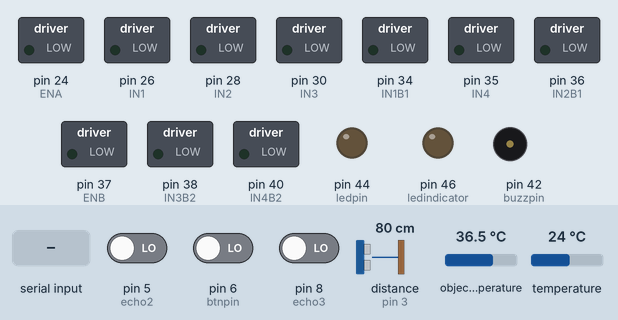
The sketch below on a simulated Arduino Mega 2560, built with avr-gcc and run on an emulated ATmega2560. Shown: switched loads named in the sketch (green lamp = pin HIGH), output pins drawn as LEDs (lit = HIGH), buzzer (waves = sounding, pin HIGH). The test bench sets the inputs (shaded band); at power-on: pin 5 (echo2) LOW, pin 6 (btnpin) LOW, object temperature 36.5 °C, pin 8 (echo3) LOW, distance to the obstacle (sensor on pin 3) 80 cm, temperature 24 °C. The echo pulse lasts 58.3 µs per cm; pins used as bus, display or sensor lines are not drawn; what the sketch prints to the serial monitor is not drawn.

Above: at 1.2 s.
1.3 s: byte 1 (1) received over Serial
At 6.9 s:
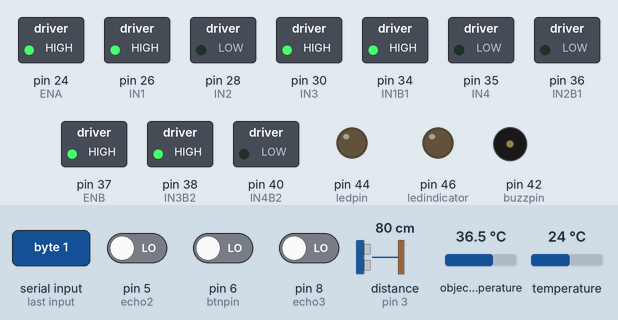
9.9 s: byte 2 (2) received over Serial
At 10.9 s:
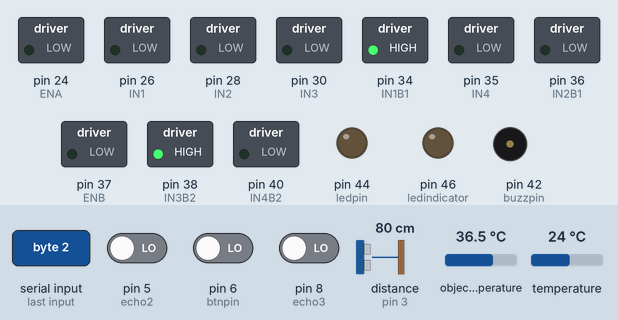
18.5 s: pin 5 (echo2) driven HIGH and pin 6 (btnpin) driven HIGH
At 22.8 s:
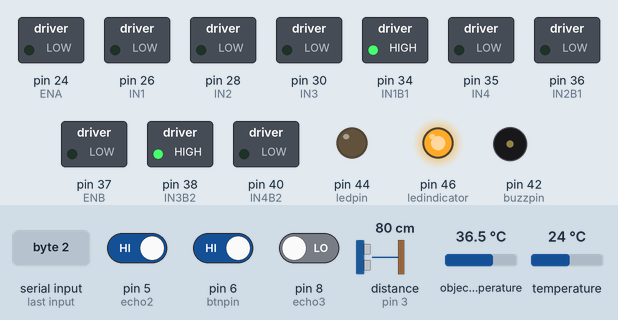
27.1 s: byte 1 (1) received over Serial
At 29.2 s:
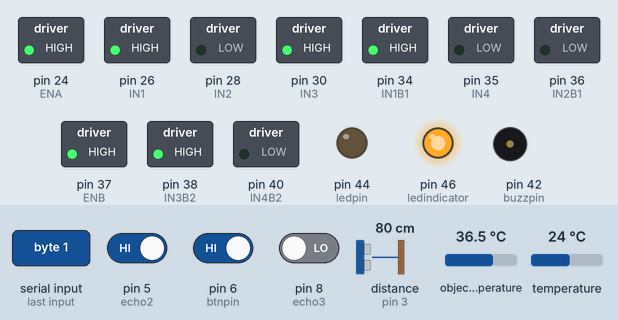
35.5 s: object temperature set to 27.2 °C
37.5 s: object temperature set to 26.7 °C
At 39.4 s:
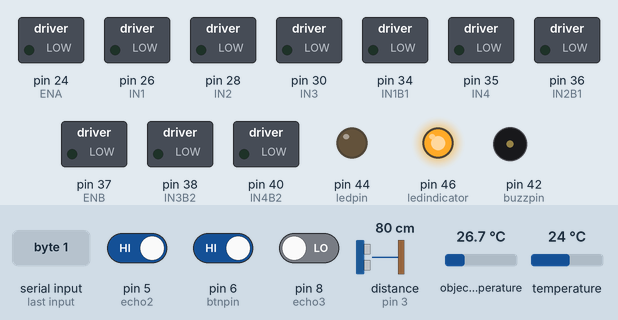
Timing chart, 0 to 46.6 s (numbered marks = the images above; inputs shaded):
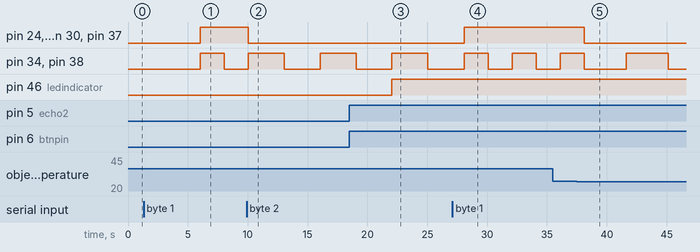

The sketch:

finalcoderobot-FYP.ino
```cpp
//-----initialize Bluetooth module------/
//#include <SoftwareSerial.h>
//SoftwareSerial BT (10, 11);

//-----initialize ultrasonic sensor-----/
#define trig1 2
#define echo1 3
#define trig2 4
#define echo2 5
#define trig3 7
#define echo3 8

//-----initialize MLX90614 temp sensor---/
#include <Wire.h>
#include <Adafruit_MLX90614.h>
Adafruit_MLX90614 mlx = Adafruit_MLX90614();

//-----initialize water sensor-----------/
const int read = A0;
int valWtrLvl;

//-----initializa LED & Buzzer & Button--/
int ledindicator = 46;
int ledpin = 44;
int buzzpin = 42;
int btnpin = 6;


//-----initialize DC motor---------------/
//*********WHEELS***********************/
const int ENA = 24;
const int IN1 = 26;
const int IN2 = 28;
const int IN3 = 30;
const int IN4 = 35;
const int ENB = 37;

//*********BLADE***********************/
const int IN1B1 = 34;
const int IN2B1 = 36;
const int IN3B2 = 38;
const int IN4B2 = 40;

//*********WATER PUMP DC**************/ will be added the exact pin once connected with H-bridge
const int IN1W = 50;
const int IN2W = 52;

//-------global declaration---------//
long duration, distance;
int Us1state = LOW, Us2state = LOW, Us3state = LOW, Us4state = LOW;
int btnstate;  //initialize button state before begin
int bladestate = LOW;
int ledstate = LOW;
int lastButtonState = LOW;   // the previous reading from the input pin
unsigned long lastDebounceTime = 0;  // the last time the output pin was toggled
unsigned long debounceDelay = 0;    // algorithm to be included for button state and switch on & off circuit
int Waterlvl;
int Maxlevel = 275;   //max water level

//------------controller declaration----------//
int drivemode=0;    //(auto)1 or (manual)2
char manualstate;   //joystick controller F-front, B-back, L-left, R-right, S-stop
char path;          //circular-c, rectangular-r, square-s

void setup() {
  // put your setup code here, to run once:
  pinMode(btnpin, INPUT);
  pinMode(echo1, INPUT);
  pinMode(echo2, INPUT);
  pinMode(echo3, INPUT);
  pinMode(ledindicator, OUTPUT);
  pinMode(ledpin, OUTPUT);
  pinMode(buzzpin, OUTPUT);
  pinMode(trig1, OUTPUT);
  pinMode(trig2, OUTPUT);
  pinMode(trig3, OUTPUT);
  pinMode(IN1, OUTPUT);
  pinMode(IN2, OUTPUT);
  pinMode(IN3, OUTPUT);
  pinMode(IN4, OUTPUT);
  pinMode(ENA, OUTPUT);
  pinMode(ENB, OUTPUT);
  pinMode(IN1B1, OUTPUT);
  pinMode(IN2B1, OUTPUT);
  pinMode(IN3B2, OUTPUT);
  pinMode(IN4B2, OUTPUT);
  //  BT.begin(9600);
  mlx.begin();
  Serial.begin(9600);
  digitalWrite(ledindicator, ledstate);
  digitalWrite(IN1B1, bladestate);
  digitalWrite(IN3B2, bladestate);

}
//---------------------------ultrasonic sensor-----------//

//-------------------------water level sensor-----------//
//-------------------------mlx90614---------------------//
//--------------------------dc MOTOR--------------------//
//****************movement***************************//
void front() {
  digitalWrite(IN1, HIGH);  //digital represent the 1 & 0 for on or off
  digitalWrite(IN2, LOW);
  analogWrite(ENA, 132);    //analog is to control
  digitalWrite(IN3, HIGH);
  digitalWrite(IN4, LOW);
  analogWrite(ENB, 132);
}
void back() {
  digitalWrite(IN1, LOW);  //digital represent the 1 & 0 for on or off
  digitalWrite(IN2, HIGH);
  analogWrite(ENA, 132);    //analog is to control
  digitalWrite(IN3, LOW);
  digitalWrite(IN4, HIGH);
  analogWrite(ENB, 132);
}
void right() {
  digitalWrite(IN1, LOW);  //digital represent the 1 & 0 for on or off
  digitalWrite(IN2, LOW);
  analogWrite(ENA, 0);    //analog is to control
  digitalWrite(IN3, LOW);
  digitalWrite(IN4, HIGH);
  analogWrite(ENB, 132);
}
void left () {
  digitalWrite(IN1, HIGH);  //digital represent the 1 & 0 for on or off
  digitalWrite(IN2, LOW);
  analogWrite(ENA, 132);    //analog is to control
  digitalWrite(IN3, LOW);
  digitalWrite(IN4, LOW);
  analogWrite(ENB, 0);
}
void stops() {
  digitalWrite(IN1, LOW);  //digital represent the 1 & 0 for on or off
  digitalWrite(IN2, LOW);
  analogWrite(ENA, 0);    //analog is to control
  digitalWrite(IN3, LOW);
  digitalWrite(IN4, LOW);
  analogWrite(ENB, 0);
}

//***************DC for BLADE****************//
void bladeon() {          //no analogread since i set it to maximum speed = 255
  digitalWrite(IN1B1, bladestate);  //digital represent the 1 & 0 for on or off
  digitalWrite(IN2B1, LOW);
  digitalWrite(IN3B2, bladestate);
  digitalWrite(IN4B2, LOW);
}
void bladestop() {
  digitalWrite(IN1B1, LOW);  //digital represent the 1 & 0 for on or off
  digitalWrite(IN2B1, LOW);
  digitalWrite(IN3B2, LOW);
  digitalWrite(IN4B2, LOW);
}

//***************WATER PUMP DC***************//
void waterpump() {            //set for max speed(PWM) = 255
  digitalWrite(IN1W, HIGH);  //digital represent the 1 & 0 for on or off
  digitalWrite(IN2W, LOW);
}
void offwaterpump() {       //this function will stop the dc from moving
  digitalWrite(IN1W, LOW);  //digital represent the 1 & 0 for on or off
  digitalWrite(IN2W, LOW);
}
//-----------------------------MAIN LOOP (CODE)----------//
void loop() {
  //********initialize distance & duration for ultrasonic sensor(3 us)*****/
  digitalWrite(trig1, LOW);
  delayMicroseconds(2);
  digitalWrite(trig1,HIGH);
  digitalWrite(trig2, LOW);
  delayMicroseconds(2);
  digitalWrite(trig2,HIGH);
  digitalWrite(trig3, LOW);
  delayMicroseconds(2);
  digitalWrite(trig3,HIGH);

  long leftus , frontus, rightus, timeus1, timeus2, timeus3;
  timeus1 = pulseIn(echo1, HIGH);   //distance input from echo pin
  timeus2 = pulseIn(echo2, HIGH);
  timeus3 = pulseIn(echo3, HIGH);
  leftus  = (timeus1 / 2) / 29.1; //distance output at trig pin after calculating the distance in cm unit
  frontus = (timeus2 / 2) / 29.1;
  rightus = (timeus3 / 2) / 29.1;
  //    drivemode = Serial.read();
  //    manualstate = Serial.read();
  Serial.println(drivemode);
  Serial.println(manualstate);
  int btnreading = digitalRead(btnpin);
  //-----Main switch ON/OFF-----//
  if (btnreading != lastButtonState) {    // If the switch changed, due to noise or pressing:
    lastDebounceTime = millis();
  }      // reset the debouncing timer

  if ((millis() - lastDebounceTime) > debounceDelay) {  // whatever the reading is at, it's been there for longer than the debounce // delay, so take it as the actual current state:
    // if the button state has changed:
    if (btnreading != btnstate) {
      btnstate = btnreading;
      // only toggle the program if the new button state is HIGH
      if (btnstate == HIGH) { //user manually switch ON/OFF
        ledstate = !ledstate;
        digitalWrite(ledindicator, ledstate);
      }
    }
  }
  // save the reading. Next time through the loop, it'll be the lastButtonState:
  lastButtonState = btnreading;

  while (Serial.available() > 0) { //checking if BT is connectec
    delay(10);
    drivemode = Serial.read();
    manualstate = Serial.read();
    Serial.println(drivemode);
    Serial.println(manualstate);
  }
  //*******for mlx90614******//
  int humidTemp = mlx.readAmbientTempC(); //calc humid tempt(ambient air) - humid temp <26
  int groundTemp = mlx.readObjectTempC(); //calc ground tempt(ambient air) - ground temp <26
      if (groundTemp < 28) {  //exclude humidTemp < 26  &&
        waterpump();
      }
      else {
        offwaterpump();
      }
    Serial.println(groundTemp);

  if (drivemode == 1) {   //if user select automode
    Serial.println("Auto Mode Activated");
    bladestate = !bladestate;
    bladeon();    //****blade start to operate***//

    if (leftus < 7) {         //obstacle on left side
      if (frontus < 7) {        //check obstacle in front of the robot
        if (rightus < 7) {        //check obstacle on right side of robot
          back();
        }                //all sensor meet obstacle = robot will reverse until no obstacle
        else {                    //left & right != obstacle = move front
          front();
        }
      }
      else {                      //if no osbtacle in front = move forward
        front();
      }
    }
    else {
      front();
    }

    if (frontus < 7) {      //obstacle infront of robot
      if (leftus > 7  && rightus > 7) {   //no obstacle within the radius = turn right
        right();
      }
      else if (leftus < 7 && rightus > 7) {
        left();
      }
      else if (leftus > 7 && rightus < 7) {
        right();
      }
    }
    else {
      if (leftus > 7 && rightus > 7) {
        front();
      }
    }

    //********detect ground temperature & humidity****//
    if (groundTemp < 27) {  //exclude humidTemp < 26  &&
      stops();    //stops when temp < 27 & activate waterpump
      delay(500);
      waterpump();
    }
    else {
      offwaterpump();
      front();
    }

    //*******WATER LEVEL INDICATOR****//
    if (Waterlvl > Maxlevel) {      //maximum water level warning alarm (led = ON + buzzer = ON)
      stops();
      digitalWrite(ledpin, HIGH);
      tone(buzzpin, 1000);
      delay(1000);
      noTone(buzzpin);
      delay(1000);
    }

    if (manualstate == 'E') {   //when user press reset button
      return (0);
    }
  }
  else if (drivemode == 2) {  //will act as joystick
    Serial.println("Manual Mode Activated");
    bladestate = !bladestate;
    bladeon();
    Serial.println("Robot Stop");
    stops();
    //*******WATER LEVEL INDICATOR****//
    if (Waterlvl > Maxlevel) {
      stops();
      digitalWrite(ledpin, HIGH);
      tone(buzzpin, 1000);
      delay(1000);
      noTone(buzzpin);
      delay(1000);
    }
    else {
      if (groundTemp < 27) {  //exclude humidTemp < 26  &&
        waterpump();
      }
      else {
        offwaterpump();
      }
    }
  }
  //-----manual joystick controller
  if (manualstate == 'F') {
    Serial.println("Forward");
    front();
  }
  else if (manualstate == 'R') {
    Serial.println("Right");
    right();
  }
  else if (manualstate == 'L') {
    Serial.println("Left");
    left();
  }
  else if (manualstate == 'B') {
    Serial.println("Backward");
    back();
  }
  else if (manualstate == 'E') {  //resetbutton
    return 0;
  }
  Serial.println(leftus);
  Serial.println(frontus);
  Serial.println(rightus);
  return 0;
}
```

Measured:
- the behaviour switches between 27 and 26.9 °C on object temperature (found by bisection; images 4 and 5)
- after the input at 1.3 s, pin 24 (ENA), pin 26 (IN1), pin 30 (IN3), pin 37 (ENB): LOW → HIGH after 4.7 s; pin 34 (IN1B1), pin 38 (IN3B2): LOW → HIGH after 4.7 s, → LOW 2.0 s later
- after the input at 9.9 s, pin 24 (ENA), pin 26 (IN1), pin 30 (IN3), pin 37 (ENB): HIGH → LOW after 0.14 s
- after the input at 18.5 s, pin 46 (ledindicator): LOW → HIGH after 3.5 s
- after the input at 27.1 s, pin 24 (ENA), pin 26 (IN1), pin 30 (IN3), pin 37 (ENB): LOW → HIGH after 0.97 s
- after the input at 37.5 s, pin 24 (ENA), pin 26 (IN1), pin 30 (IN3), pin 37 (ENB): HIGH → LOW after 0.61 s
